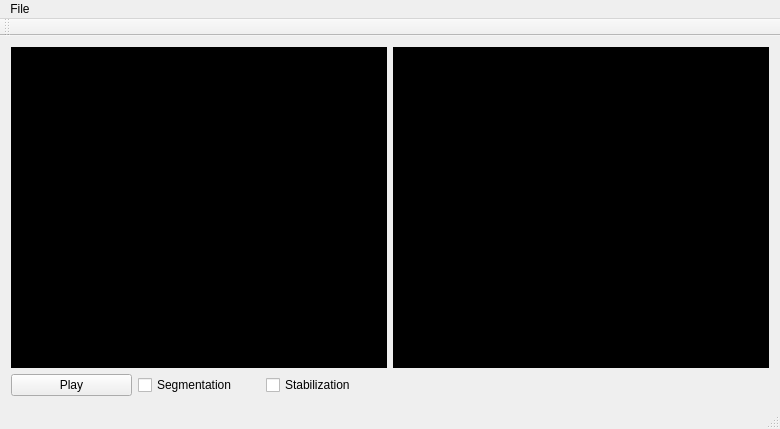
<?xml version="1.0" encoding="UTF-8"?>
<ui version="4.0">
 <class>MainWindow</class>
 <widget class="QMainWindow" name="MainWindow">
  <property name="geometry">
   <rect>
    <x>0</x>
    <y>0</y>
    <width>780</width>
    <height>429</height>
   </rect>
  </property>
  <property name="windowTitle">
   <string>MainWindow</string>
  </property>
  <widget class="QWidget" name="centralWidget">
   <layout class="QGridLayout" name="gridLayout_2">
    <item row="1" column="0">
     <layout class="QGridLayout" name="gridLayout">
      <item row="0" column="4" colspan="3">
       <widget class="QLabel" name="lbl_result">
        <property name="styleSheet">
         <string notr="true">background-color:#000;</string>
        </property>
        <property name="text">
         <string/>
        </property>
       </widget>
      </item>
      <item row="1" column="0">
       <widget class="QPushButton" name="btn_Play">
        <property name="text">
         <string>Play</string>
        </property>
       </widget>
      </item>
      <item row="1" column="1">
       <widget class="QCheckBox" name="chk_segmentation">
        <property name="text">
         <string>Segmentation</string>
        </property>
       </widget>
      </item>
      <item row="1" column="2">
       <widget class="QCheckBox" name="chk_stabilization">
        <property name="text">
         <string>Stabilization</string>
        </property>
       </widget>
      </item>
      <item row="0" column="0" colspan="3">
       <widget class="QLabel" name="lbl_original">
        <property name="styleSheet">
         <string notr="true">background-color:#000;</string>
        </property>
        <property name="text">
         <string/>
        </property>
       </widget>
      </item>
     </layout>
    </item>
   </layout>
  </widget>
  <widget class="QMenuBar" name="menuBar">
   <property name="geometry">
    <rect>
     <x>0</x>
     <y>0</y>
     <width>780</width>
     <height>25</height>
    </rect>
   </property>
   <widget class="QMenu" name="menuFile">
    <property name="title">
     <string>File</string>
    </property>
    <addaction name="actionLoad_Video"/>
    <addaction name="actionExit"/>
   </widget>
   <addaction name="menuFile"/>
  </widget>
  <widget class="QToolBar" name="mainToolBar">
   <attribute name="toolBarArea">
    <enum>TopToolBarArea</enum>
   </attribute>
   <attribute name="toolBarBreak">
    <bool>false</bool>
   </attribute>
  </widget>
  <widget class="QStatusBar" name="statusBar"/>
  <action name="actionLoad_Video">
   <property name="text">
    <string>Load Video</string>
   </property>
  </action>
  <action name="actionExit">
   <property name="text">
    <string>Exit</string>
   </property>
  </action>
 </widget>
 <layoutdefault spacing="6" margin="11"/>
 <resources/>
 <connections/>
</ui>
